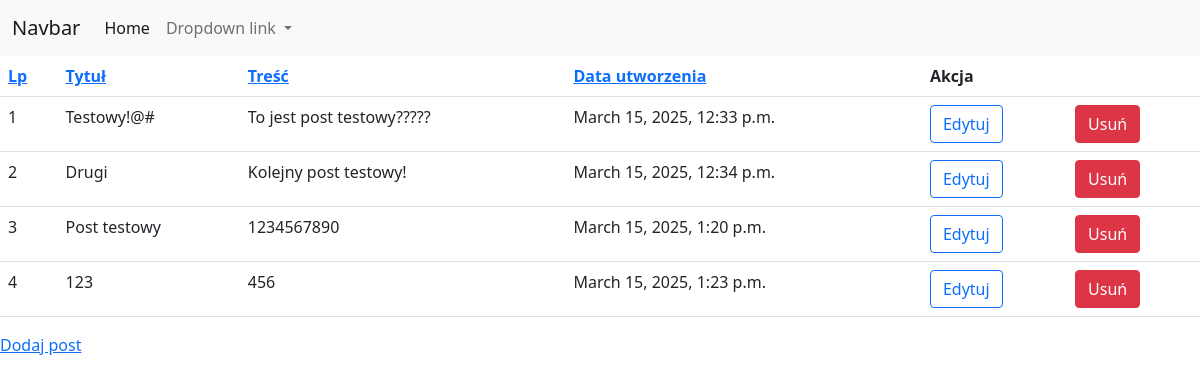
/posts/, run on an earlier commit of the app's database.
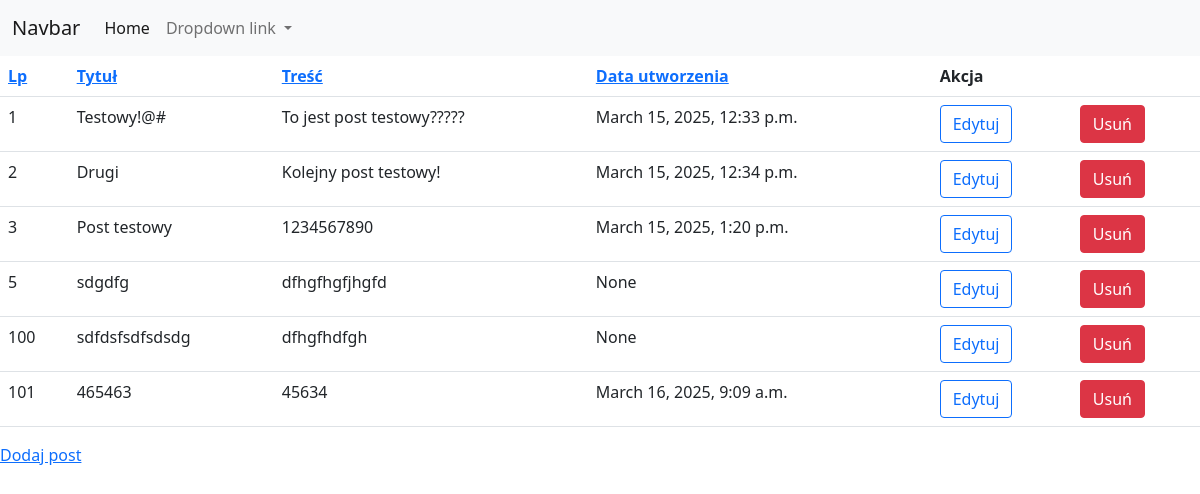
And on a later commit of the database.
### myapp/models.py (models this page shows, shortened)
class Post(models.Model):
    title = models.CharField(max_length=200)
    content = models.TextField()
    create_at = models.DateTimeField(auto_now_add=True)

### myapp/views.py (the view)
# urls.py: path('posts/', post_list, name='post_list'),
def post_list(request):
    sort = request.GET.get('sort', 'id')
    posts = Post.objects.all().order_by(sort)
    return render(request, 'myapp/table.html', {'posts': posts})

### myapp/templates/myapp/table.html (shortened to what this page needs)
{% extends "myapp/base.html" %}
{% block content %}
{% if posts %}
    <table class="table     table-hover">
        <tr>
            <th><a href="?sort=id">Lp</a>
            <th><a href="?sort=title">Tytuł</a>
            <th><a href="?sort=content">Treść</a>
            <th><a href="?sort=create_at">Data utworzenia</a>
            <th colspan="2">Akcja
        {% for post in posts %}
        <tr>
            <td>{{ post.id }}
            <td>{{ post.title }}
            <td>{{ post.content }}
            <td>{{ post.create_at }}
            <td><a href="{% url 'update_post' post.id %}" class="btn btn-outline-primary">Edytuj</a>
            <td><a href="{% url 'delete_post' post.id %}" class="btn btn-danger">Usuń</a>
        {% endfor %}
    </table>
    <a href="{% url 'create_post' %}">Dodaj post</a>
{% else %}
    <h4>Brak danych</h4>
{% endif %}
{% endblock %}

What changed in the data, as far as the page shows it:
removed Post: id "4", title "123", content "456", create_at "March 15, 2025, 1:23 p.m."
added Post: id "5", title "sdgdfg", content "dfhgfhgfjhgfd", create_at "None"
added Post: id "100", title "sdfdsfsdfsdsdg", content "dfhgfhdfgh", create_at "None"
added Post: id "101", title "465463", content "45634", create_at "March 16, 2025, 9:09 a.m."
